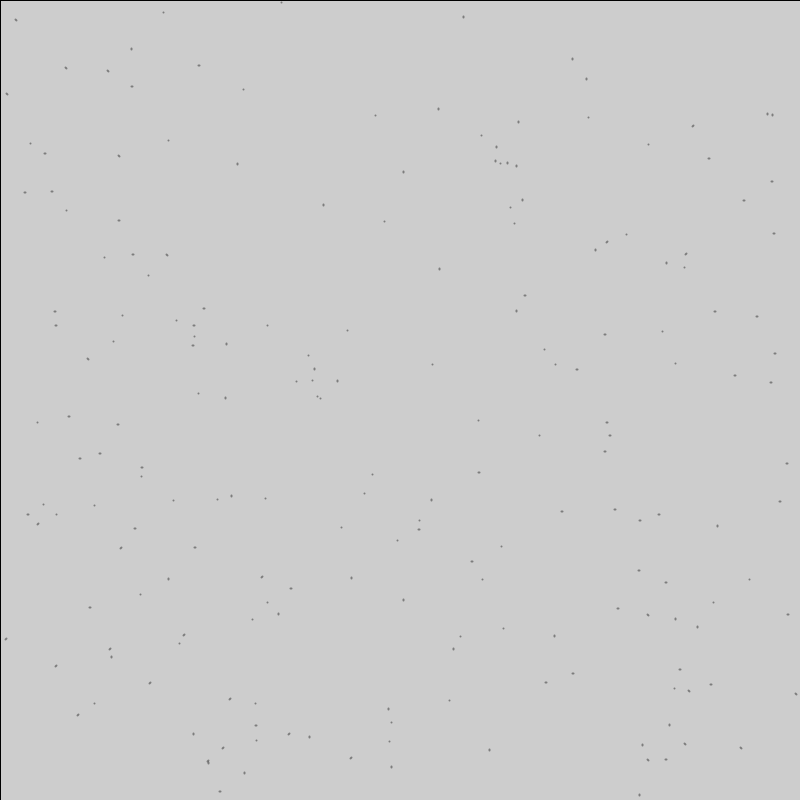
Frame 1 (no input)
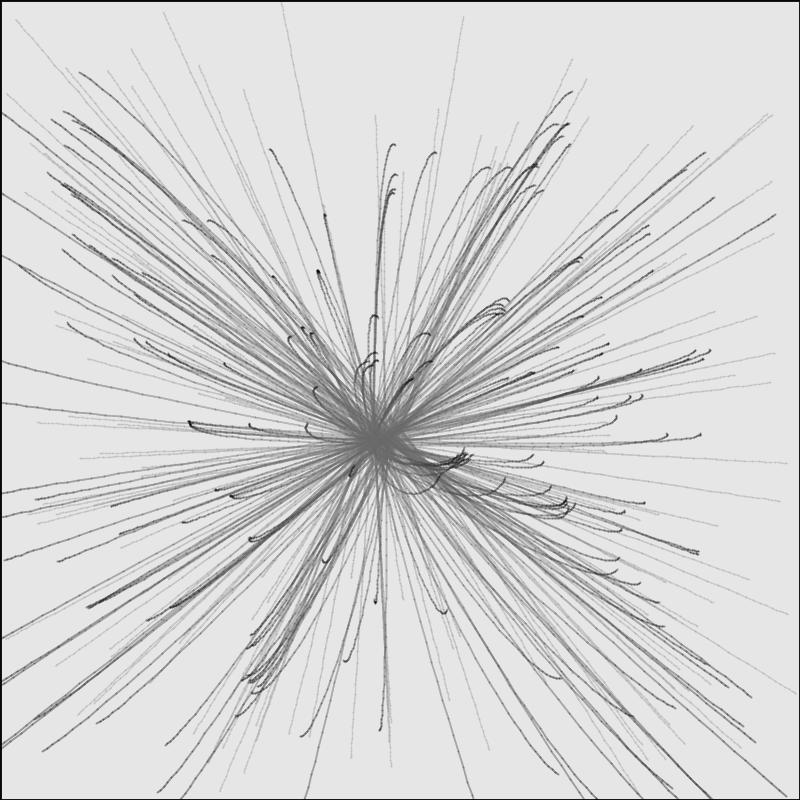
Frame 60 (the mouse pressed at the canvas centre just before this capture)
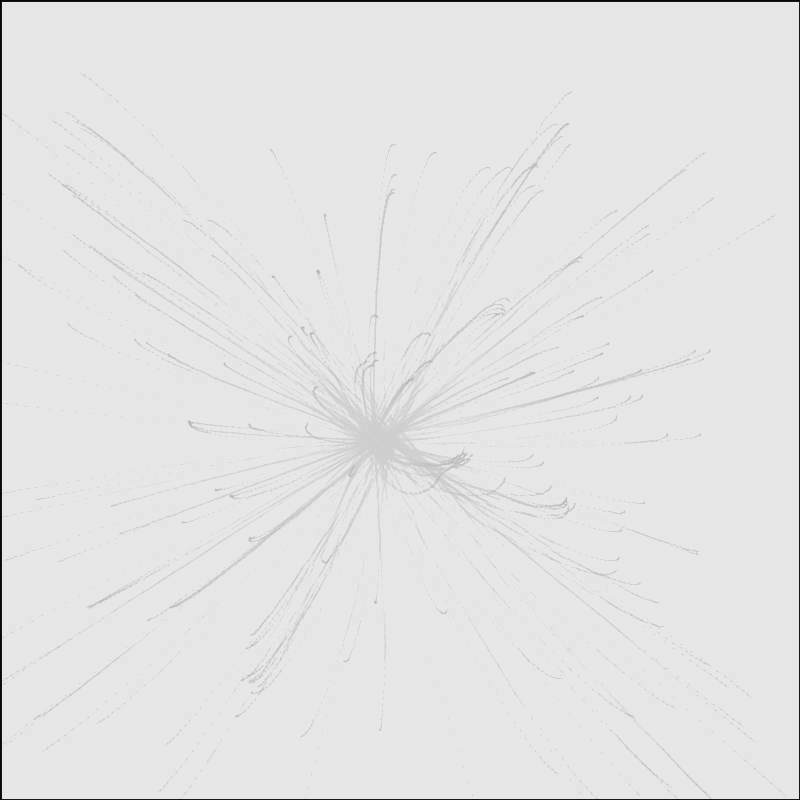
Frame 120 (the mouse held since frame 60 and released just before this capture)

The Processing sketch that drew these frames (run headless with seeded random() and noise(); from frame 60 on, the mouse is pressed at the canvas centre):

// Processing sketch: processing_103167
// ── processing_103167.pde

Mover[] movers = new Mover[200];

float g = 0.4;

void setup() {
  size(800,800);
  smooth();
  for (int i = 0; i < movers.length; i++) {
    movers[i] = new Mover(random(1,1.5),random(width),random(height)); 
  }
}

void draw() {
  //background(255);
  fill(255,5);
  rect(0,0,width,height);
  
  if(mousePressed)
    {
      for(int i=0;i<movers.length;i++)
        {
          PVector force = movers[i].mouse();
          movers[i].applyForce(force);
        }
    }
  else
    {
      for (int i = 0; i < movers.length; i++) {
        for (int j = 0; j < movers.length; j++) {
          if (i != j) {
              PVector force = movers[j].attract(movers[i]);
              movers[i].applyForce(force);
        }
    }}
    for(int i=0;i<movers.length;i++)
        {
          movers[i].update();
    movers[i].display();
          
        }
    
  }

}

class Mover {

  PVector location;
  PVector p_location;
  PVector velocity;
  PVector acceleration;
  float mass;
  

  Mover(float m, float x, float y) {
    mass = m;
    location = new PVector(x, y);
    p_location = new PVector(x, y);
    velocity = new PVector(0, 0);
    acceleration = new PVector(0, 0);
    
  }

  void applyForce(PVector force) {
    PVector f = PVector.div(force, mass);
    acceleration.add(f);
  }

  void update() {
    
    velocity.add(acceleration);
    p_location.set(location);
    location.add(velocity);
    acceleration.mult(0);
  }

  void display() {
    stroke(0,100);
    strokeWeight(2);
    //fill(100, 200);
    line(p_location.x,p_location.y,location.x,location.y);
    //ellipse(location.x, location.y, mass*24, mass*24);
  }

  PVector attract(Mover m) {
    PVector force = PVector.sub(location, m.location);             // Calculate direction of force
    float distance = force.mag();                                 // Distance between objects
    distance = constrain(distance, 5.0, 10.0);                             // Limiting the distance to eliminate "extreme" results for very close or very far objects
    force.normalize();                                            // Normalize vector (distance doesn't matter here, we just want this vector for direction

    float strength = (g * mass * m.mass) / (distance * distance); // Calculate gravitional force magnitude
    force.mult(strength);                                         // Get force vector --> magnitude * direction
    return force;
  }
  
  PVector mouse()
    {
      PVector m=new PVector(mouseX,mouseY);
      PVector force=PVector.sub(location,m);
      float distance=force.mag();
      distance=constrain(distance,5.0,10.0);
      force.normalize();
      
      float strength=(g*mass*mass)/(distance*distance);
      force.mult(strength);
      return force;
    }


}
